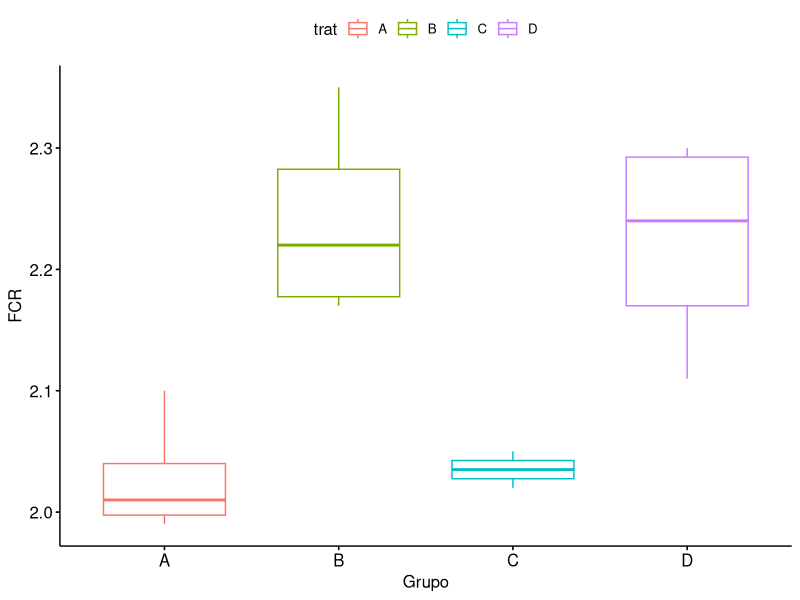
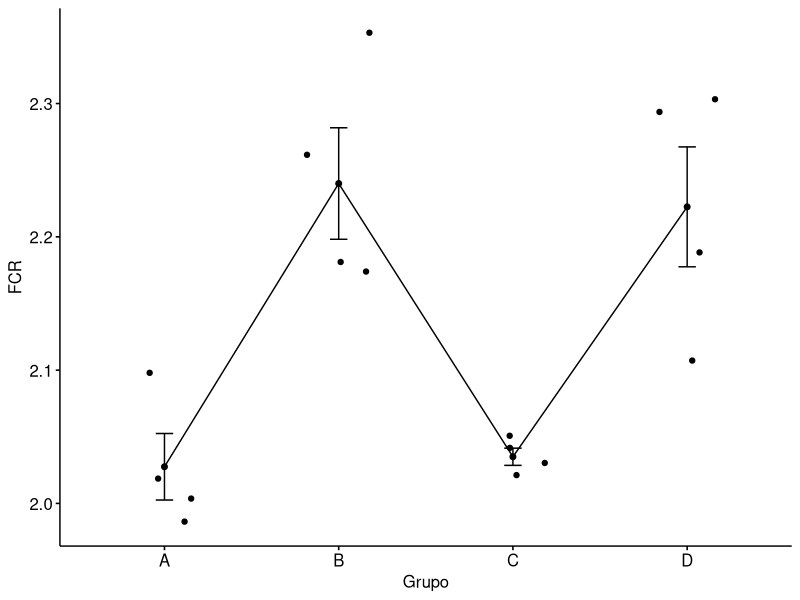
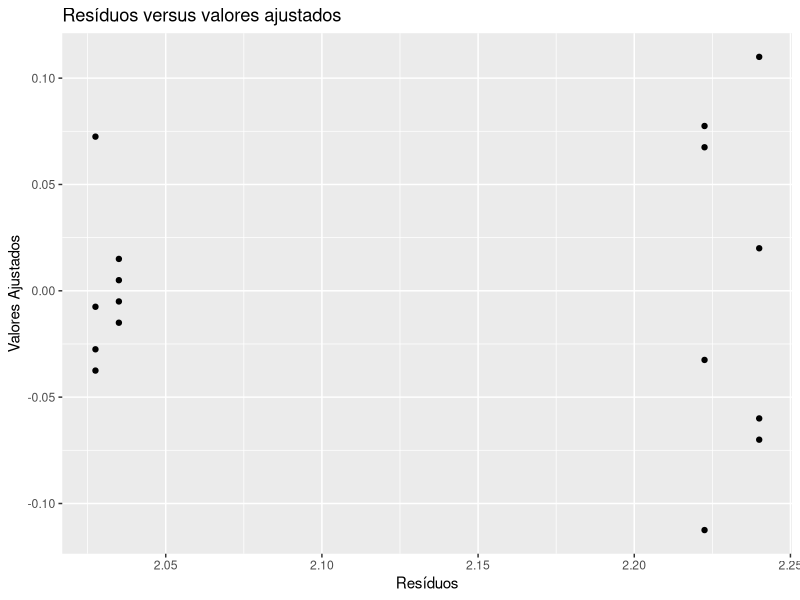

Write R code to recreate these figures, in order.
## ---- chunk 1
knitr::opts_chunk$set(echo = TRUE)
library(tidyverse)
library(multcomp, quietly = T)
library(gmodels)
library(ggpubr)
## ---- chunk 2
#Tabela 01

y <- c(2.10, 1.99, 2.02, 2.00, 2.35,2.26,2.18,2.17,2.02,2.04,2.03,2.05,2.19,2.11,2.29,2.30)

trat <- c(rep("A",4), rep("B",4), rep("C",4), rep("D",4))

trat <- as.factor(trat)

#creating a dataframe

df02 <- data.frame(trat,y)

#length of each treatment
n <- tapply(df02$y, df02$trat, length)

#mean of each treatment
means <- tapply(df02$y, df02$trat, mean)

#variances
sds <- tapply(df02$y, df02$trat, sd)

#summary dataframe

df02_ <- data.frame(n,means, round(sds,2))

## ---- chunk 3
df02 %>% group_by(trat) %>% summarise(n = n(),
                                     media = mean(y),
                                     variancia = var(y),
                                     desvio_padr = sd(y))
## ---- chunk 4
length(trat)/16
## ---- chunk 5
#Verificando as pressuposições do para a ANOVA

# Analise Exploratoria rapida
ggboxplot(df02, x = "trat", y = "y", 
          color = "trat",
          ylab = "FCR", xlab = "Grupo")
## ---- chunk 6
ggline(df02, x = "trat", y = "y", 
       add = c("mean_se", "jitter"), 
       ylab = "FCR", xlab = "Grupo")
## ---- chunk 7
fit <- df02 %>% aov(y ~ trat, data = .)
## ---- chunk 8
ggplot() +
  geom_point(aes(y = fit$residuals, x = fit$fitted.values)) +
  labs( x= "Resíduos",
        y = "Valores Ajustados",
        title = "Resíduos versus valores ajustados")
## ---- chunk 9
summary(fit)
## ---- chunk 10

trat <- gl(4,4)

trat1 <- c(1,-1/3,-1/3,-1/3) #contraste para comparacao dos 4 grupos
trat2 <- c(0,1,-1/2,-1/2) #contraste para comparacao dos grupos B,C e D
trat3 <- c(0,0,1,-1) #contraste para a comparacao dos grupos C e D

contrasts(trat)<- cbind(trat1,
                        trat2,
                        trat3)

c1 <- rbind(trat1,
            trat2,
            trat3)

rownames(c1) <- paste("contr", 1:3, sep = "")
c1

mod2 <- aov(y ~ trat, data = df02, contrast = list(trat = make.contrasts(c1)))
summary(mod2, split = list(trat = 1:3))

fit.contrast(mod2, "trat", c1)
## ---- chunk 11
c1

## ---- chunk 12


modelo <- lm(y~trat, data = df02)
summary(glht(modelo,linfct=mcp(trat=trat1)))

## ---- chunk 13
summary(glht(modelo,linfct=mcp(trat=trat2)))
## ---- chunk 14

summary(glht(modelo,linfct=mcp(trat=trat3)))
